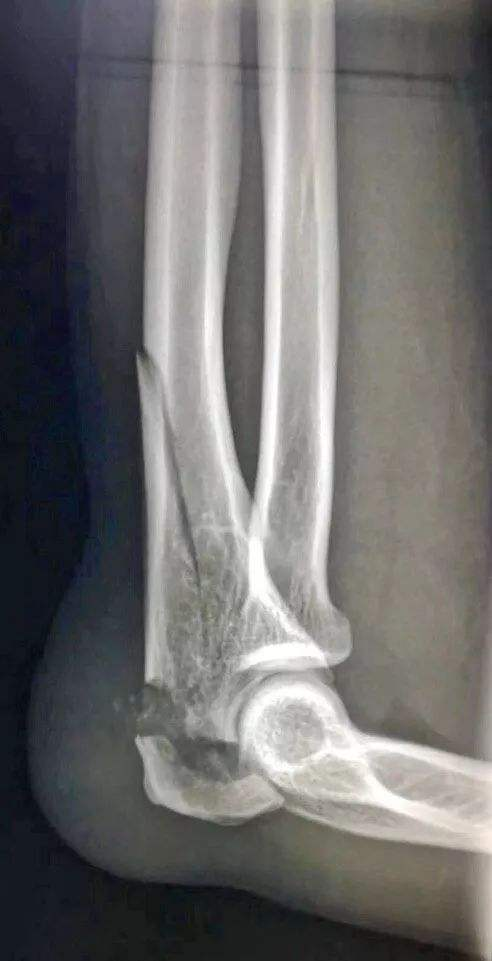
#> input picture basic-2/1.jpg, 492 x 961 px, found by its file name
$ python main.py
#> lines starting #> are read from the running program, lines starting #| are printed output that depends on the picture
import cv2
import numpy as np
import matplotlib.pyplot as plt


def display_image(image, cmap, title, subplot_position):
    plt.subplot(subplot_position)
    plt.imshow(image, cmap=cmap)
    plt.title(title)


# Read image
image = cv2.imread("./basic-2/1.jpg")
#> image is the input picture: shape (961, 492, 3); mean B, G, R 108.8, 108.5, 109.9
gray_img = cv2.cvtColor(image, cv2.COLOR_RGB2GRAY)

# Display original image
plt.figure(figsize=(6, 8))
display_image(cv2.cvtColor(image, cv2.COLOR_BGR2RGB), None, "Original Image", 221)

# Add Gaussian noise
gauss_noise = np.random.normal(0, 25, gray_img.shape)
gauss_img = np.clip(gray_img + gauss_noise, 0, 255).astype(np.uint8)
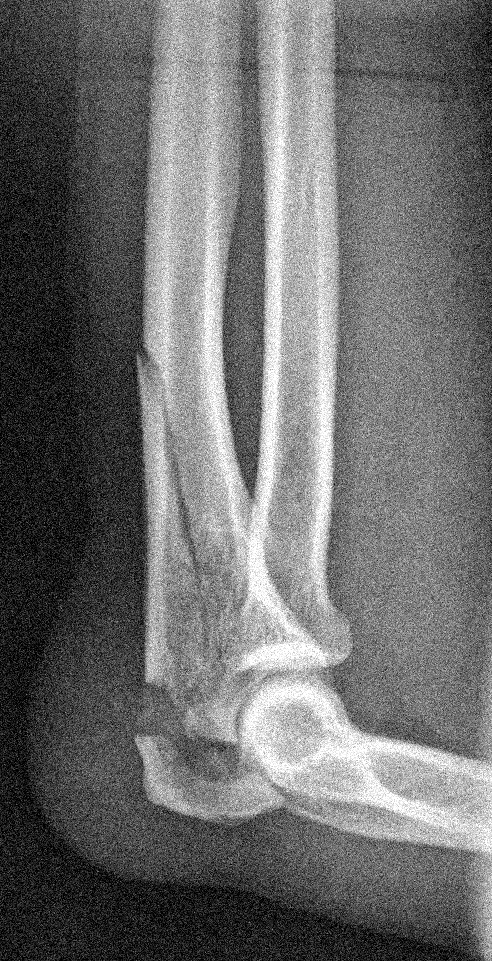
#> gauss_img: shape (961, 492); min 0, max 255, mean 108.4
display_image(gauss_img, "gray", "Gaussian Noise", 222)

# Add salt and pepper noise
sp_img = np.copy(gray_img)
num_salt = np.ceil(0.05 * gray_img.size).astype(int)
#> num_salt = 23641
coords_salt = [np.random.randint(0, i - 1, num_salt) for i in gray_img.shape]
sp_img[coords_salt[0], coords_salt[1]] = 255

num_pepper = np.ceil(0.05 * gray_img.size).astype(int)
#> num_pepper = 23641
coords_pepper = [np.random.randint(0, i - 1, num_pepper) for i in gray_img.shape]
sp_img[coords_pepper[0], coords_pepper[1]] = 0
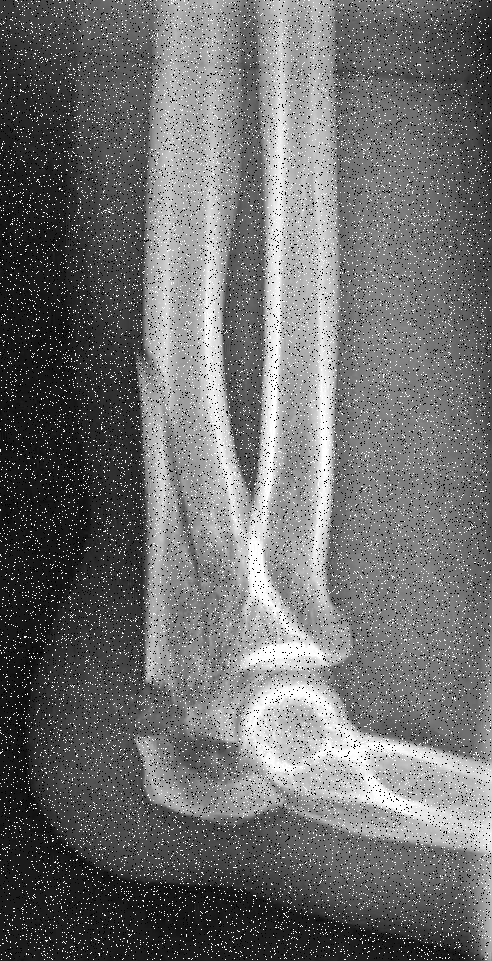
#> sp_img: shape (961, 492); min 0, max 255, mean 110.1
display_image(sp_img, "gray", "Salt and Pepper Noise", 223)

# Add Poisson noise
poisson_noise = np.random.poisson(gray_img / 255.0 * 10) * (255.0 / 10)
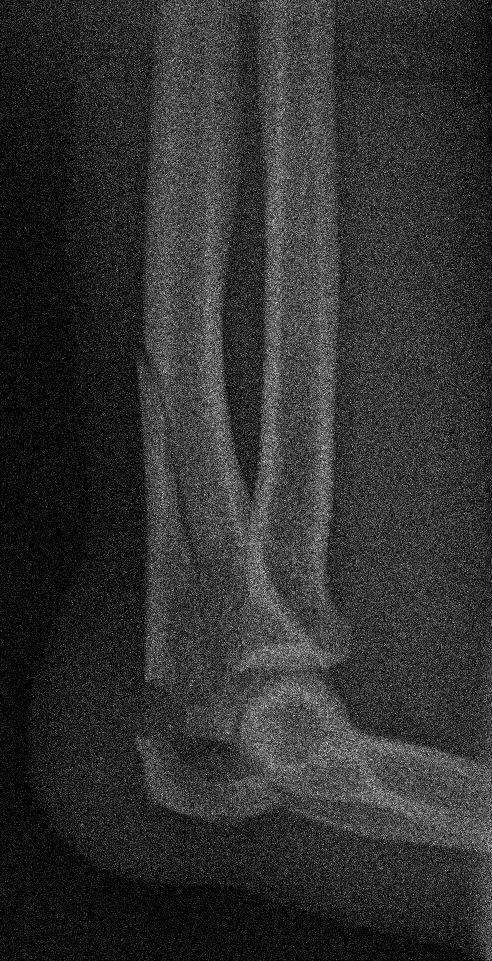
#> poisson_noise: shape (961, 492) float64; min 0, max 586.5, mean 108.7; drawn with min black and max white
ps_img = np.clip(poisson_noise, 0, 255).astype(np.uint8)
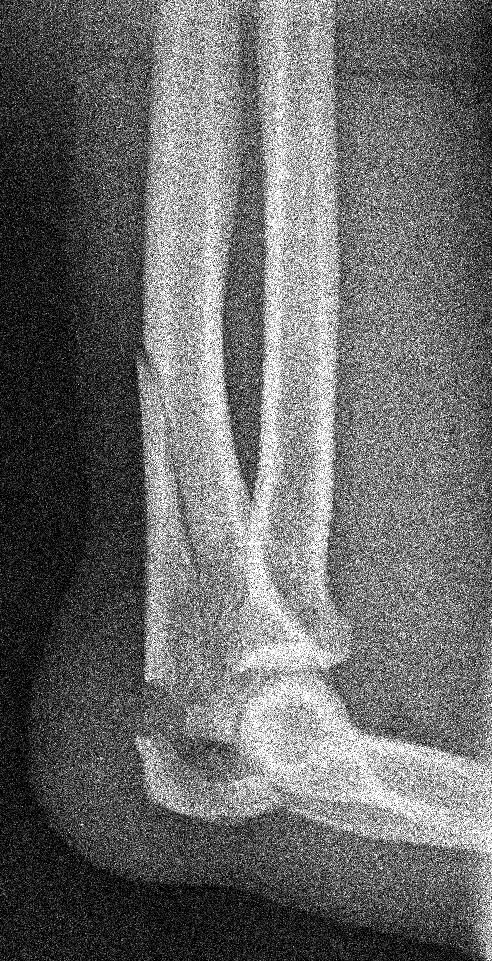
#> ps_img: shape (961, 492); min 0, max 255, mean 106
display_image(ps_img, "gray", "Poisson Noise", 224)

plt.tight_layout()
plt.show()
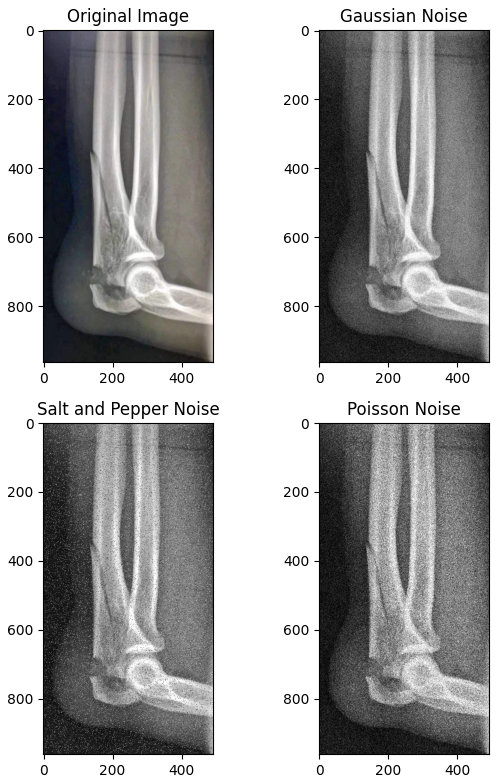
#> figure drawn by matplotlib, 4 panels

# Mean filtering
gauss_img_avg = cv2.blur(gauss_img, (3, 3))
sp_img_avg = cv2.blur(sp_img, (3, 3))
ps_img_avg = cv2.blur(ps_img, (3, 3))
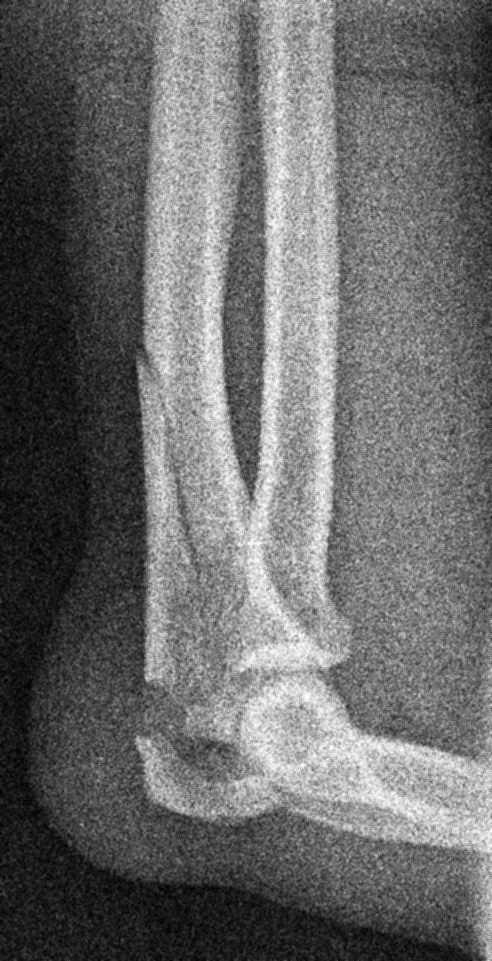
#> ps_img_avg: shape (961, 492); min 0, max 255, mean 106

plt.figure(figsize=(6, 8))
display_image(gauss_img_avg, "gray", "Mean Filter (Gaussian)", 222)
display_image(sp_img_avg, "gray", "Mean Filter (Salt & Pepper)", 223)
display_image(ps_img_avg, "gray", "Mean Filter (Poisson)", 224)

# Median filtering
gauss_img_med = cv2.medianBlur(gauss_img, 3)
sp_img_med = cv2.medianBlur(sp_img, 3)
ps_img_med = cv2.medianBlur(ps_img, 3)
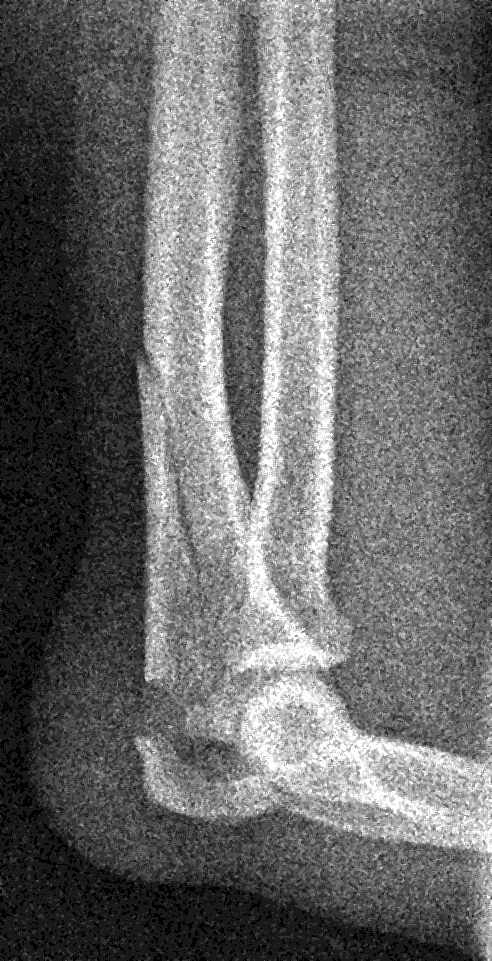
#> ps_img_med: shape (961, 492); min 0, max 255, mean 104.5

plt.figure(figsize=(6, 8))
display_image(gauss_img_med, "gray", "Median Filter (Gaussian)", 222)
display_image(sp_img_med, "gray", "Median Filter (Salt & Pepper)", 223)
display_image(ps_img_med, "gray", "Median Filter (Poisson)", 224)

plt.tight_layout()
plt.show()
